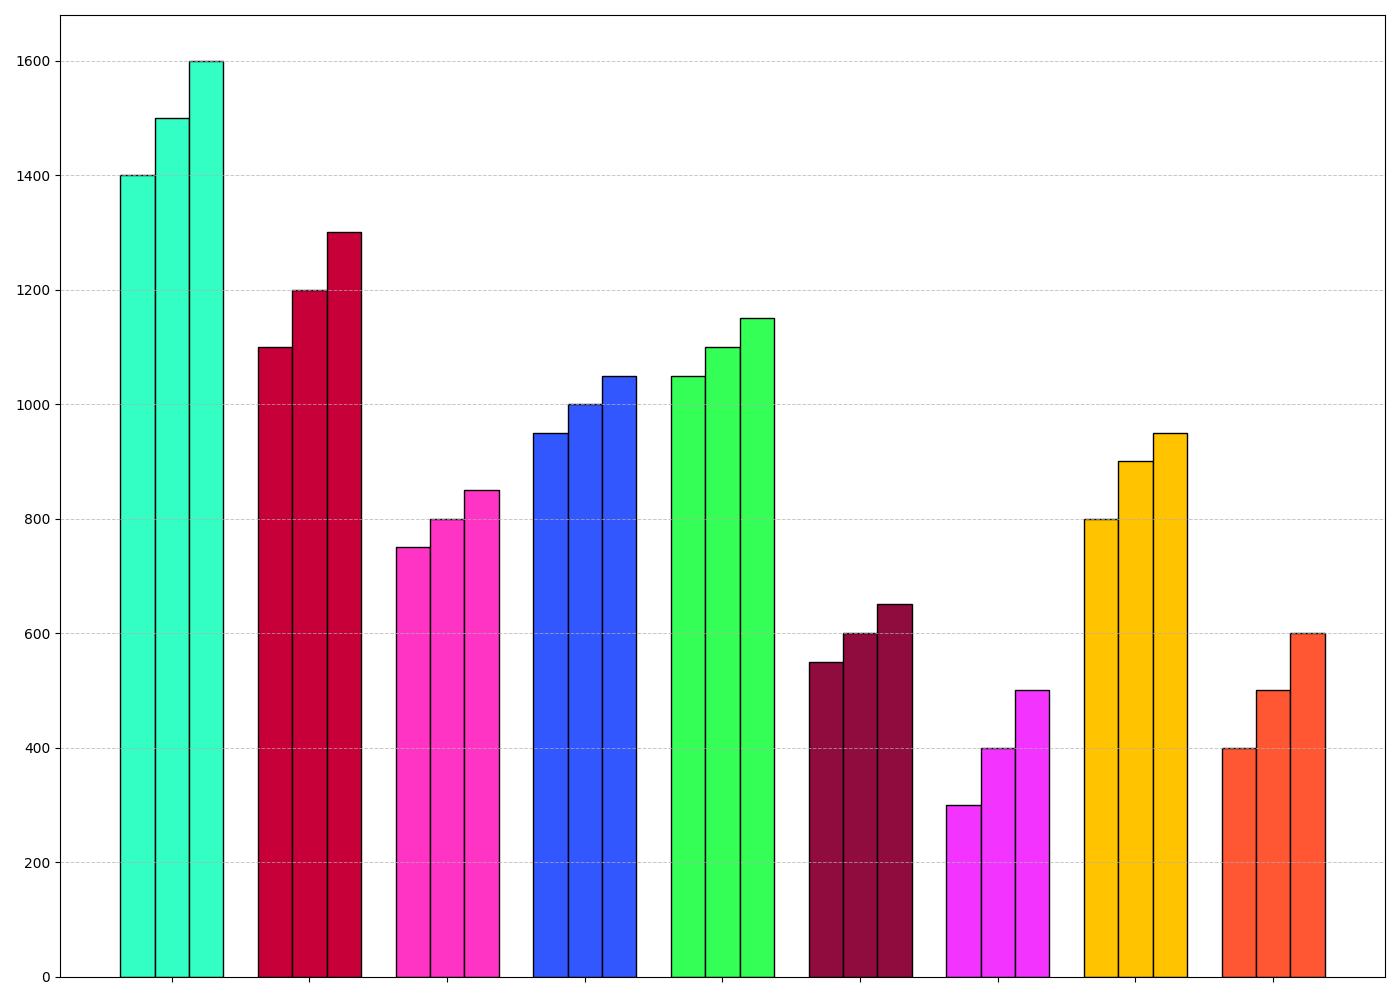

Python code for this plot:
import matplotlib.pyplot as plt
import numpy as np

years = [2021, 2022, 2023]
genres = [
    'Fiction', 'Non-Fiction', 'Fantasy', 'Science Fiction', 
    'Mystery', 'Historical', 'Biography', 'Romance', 'Horror'
]
sales_data = {
    2021: [1400, 1100, 750, 950, 1050, 550, 300, 800, 400],
    2022: [1500, 1200, 800, 1000, 1100, 600, 400, 900, 500],
    2023: [1600, 1300, 850, 1050, 1150, 650, 500, 950, 600]
}

# Shuffled colors for each genre
colors = ['#33FFC4', '#C70039', '#FF33C4', '#3357FF', '#33FF57', '#900C3F', '#F333FF', '#FFC300', '#FF5733']
fig, ax = plt.subplots(figsize=(14, 10))
width = 0.25
x = np.arange(len(genres))

for i, year in enumerate(years):
    sales = sales_data[year]
    ax.bar(x + i*width, sales, width=width, color=colors, edgecolor='black')

ax.set_xticks(x + width)
ax.set_xticklabels([])

ax.yaxis.grid(True, linestyle='--', linewidth=0.7, alpha=0.7)
plt.tight_layout()
plt.show()
